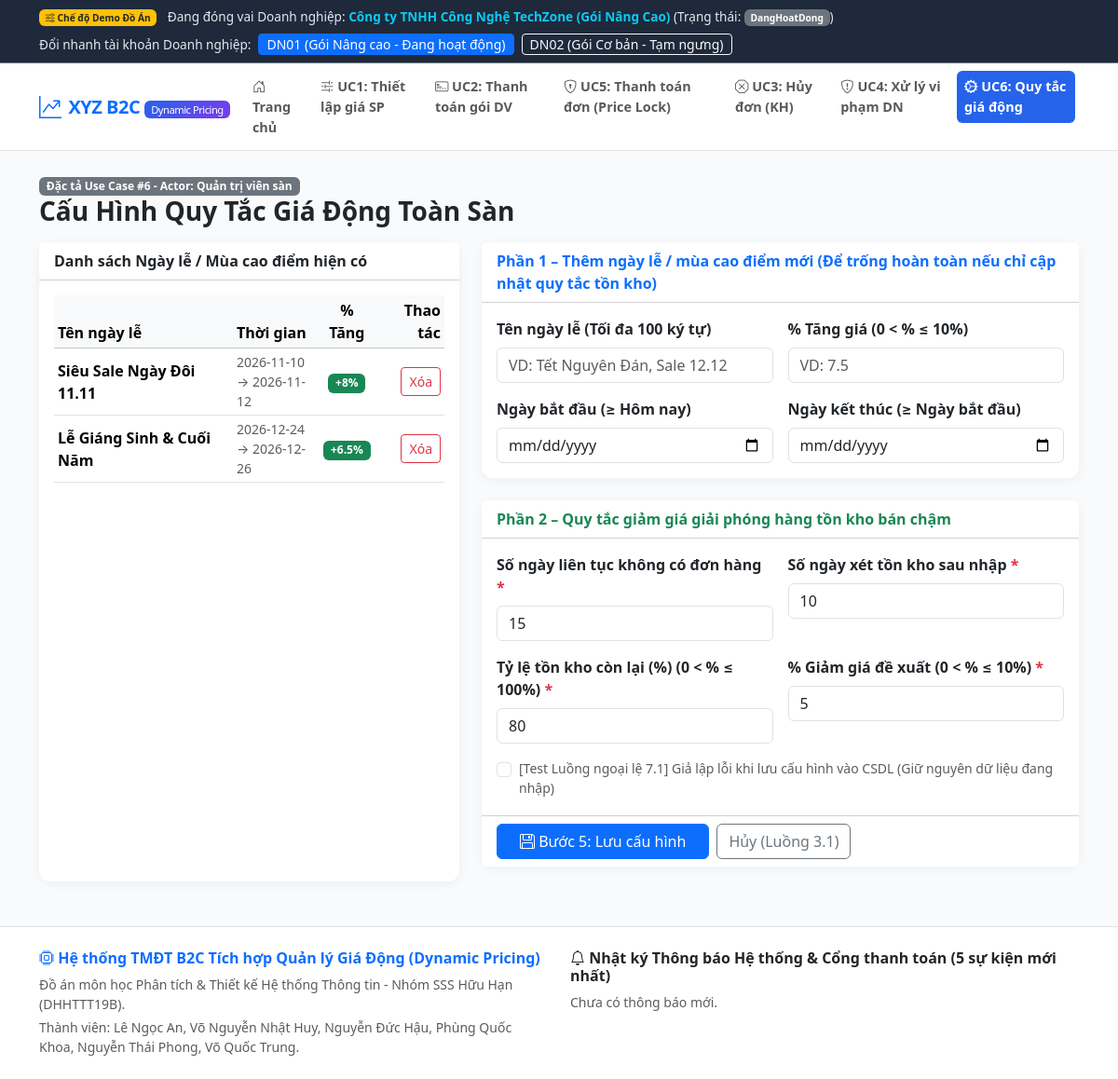
The page /uc6_cau_hinh_gia_dong.php on the database its author committed.
### tables this page shows
CREATE TABLE `doanhnghiep` (
  `id` varchar(20) NOT NULL,
  `tenDangNhap` varchar(50) NOT NULL,
  `tenDoanhNghiep` varchar(150) NOT NULL,
  `matKhau` varchar(255) NOT NULL,
  `giayPhepKinhDoanh` varchar(255) default NULL,
  `trangThaiHoSo` varchar(50) NOT NULL default 'DaPheDuyet',
  `trangThaiGianHang` varchar(50) NOT NULL default 'DangHoatDong',
  `lyDoTuChoi` text,
  `soLanViPham` int(11) NOT NULL default '0',
  `maSoThue` varchar(50) NOT NULL,
  `soDT` varchar(20) NOT NULL,
  `maGoiHienTai` varchar(20) default NULL,
  PRIMARY KEY  (`id`),
  UNIQUE KEY `tenDangNhap` (`tenDangNhap`),
  UNIQUE KEY `maSoThue` (`maSoThue`),
  KEY `maGoiHienTai` (`maGoiHienTai`)
);

CREATE TABLE `quytacgiadong` (
  `maQuyTac` int(11) NOT NULL auto_increment,
  `tenQuyTac` varchar(100) NOT NULL,
  `loaiQuyTac` varchar(50) NOT NULL,
  `mucDieuChinh` double NOT NULL,
  `ngayBatDau` date default NULL,
  `ngayKetThuc` date default NULL,
  `soNgayKhongDon` int(11) default NULL,
  `soNgayTinh` int(11) default NULL,
  `tyLeTonKhoConLai` double default NULL,
  PRIMARY KEY  (`maQuyTac`)
);

### uc6_cau_hinh_gia_dong.php (the view, shortened to what this page needs)
<?php
require_once 'includes/header.php';
$fieldErrors = array();
$stmtTK = $pdo->query("SELECT * FROM QuyTacGiaDong WHERE loaiQuyTac = 'TonKho' ORDER BY maQuyTac DESC LIMIT 1");
$rowTK = $stmtTK->fetch();
$quyTacTonKho = $rowTK ? $rowTK : array(
    'soNgayKhongDon' => 15,
    'soNgayTinh' => 10,
    'tyLeTonKhoConLai' => 80,
    'mucDieuChinh' => 5
);
$formNgayLe = array(
    'tenQuyTac' => isset($_POST['tenQuyTac']) ? $_POST['tenQuyTac'] : '',
    'ngayBatDau' => isset($_POST['ngayBatDau']) ? $_POST['ngayBatDau'] : '',
    'ngayKetThuc' => isset($_POST['ngayKetThuc']) ? $_POST['ngayKetThuc'] : '',
    'mucTangGia' => isset($_POST['mucTangGia']) ? $_POST['mucTangGia'] : ''
);
$formTonKho = array(
    'soNgayKhongDon' => isset($_POST['soNgayKhongDon']) ? $_POST['soNgayKhongDon'] : $quyTacTonKho['soNgayKhongDon'],
    'soNgayTinh' => isset($_POST['soNgayTinh']) ? $_POST['soNgayTinh'] : $quyTacTonKho['soNgayTinh'],
    'tyLeTonKhoConLai' => isset($_POST['tyLeTonKhoConLai']) ? $_POST['tyLeTonKhoConLai'] : $quyTacTonKho['tyLeTonKhoConLai'],
    'mucGiamGia' => isset($_POST['mucGiamGia']) ? $_POST['mucGiamGia'] : $quyTacTonKho['mucDieuChinh']
);
$dsNgayLe = $pdo->query("SELECT * FROM QuyTacGiaDong WHERE loaiQuyTac = 'NgayLe' ORDER BY ngayBatDau ASC")->fetchAll();
?>
<div class="mb-3">
    <span class="badge bg-secondary">Đặc tả Use Case #6 - Actor: Quản trị viên sàn</span>
    <h3 class="fw-bold mb-0">Cấu Hình Quy Tắc Giá Động Toàn Sàn</h3>
</div>
<form method="POST">
    <div class="row g-4">
        <div class="col-lg-5">
            <div class="card h-100">
                <div class="card-header bg-white fw-bold">Danh sách Ngày lễ / Mùa cao điểm hiện có</div>
                <div class="card-body">
                    <?php if (empty($dsNgayLe)): ?>
                        <p class="text-muted mb-0">Chưa có ngày lễ nào.</p>
                    <?php else: ?>
                        <div class="table-responsive">
                            <table class="table table-sm align-middle">
                                <thead class="table-light">
                                    <tr>
                                        <th>Tên ngày lễ</th>
                                        <th>Thời gian</th>
                                        <th class="text-center">% Tăng</th>
                                        <th class="text-end">Thao tác</th>
                                    </tr>
                                </thead>
                                <tbody>
                                    <?php foreach ($dsNgayLe as $nl): ?>
                                        <tr>
                                            <td class="fw-semibold"><?php echo htmlspecialchars($nl['tenQuyTac']); ?></td>
                                            <td class="small text-muted"><?php echo $nl['ngayBatDau']; ?> <br>→ <?php echo $nl['ngayKetThuc']; ?></td>
                                            <td class="text-center"><span class="badge bg-success">+<?php echo $nl['mucDieuChinh']; ?>%</span></td>
                                            <td class="text-end">
                                                <button type="submit" name="delete_holiday_id" value="<?php echo $nl['maQuyTac']; ?>"
                                                        class="btn btn-sm btn-outline-danger"
                                                        onclick="return confirm('Bạn có chắc muốn xóa ngày lễ này không?');">
                                                    Xóa
                                                </button>
                                            </td>
                                        </tr>
                                    <?php endforeach; ?>
                                </tbody>
                            </table>
                        </div>
                    <?php endif; ?>
                </div>
            </div>
        </div>
        <div class="col-lg-7">
            <div class="card mb-4">
                <div class="card-header bg-white fw-bold text-primary">
                    Phần 1 – Thêm ngày lễ / mùa cao điểm mới (Để trống hoàn toàn nếu chỉ cập nhật quy tắc tồn kho)
                </div>
                <div class="card-body">
                    <div class="row g-3">
                        <div class="col-md-6">
                            <label class="form-label fw-semibold">Tên ngày lễ (Tối đa 100 ký tự)</label>
                            <input type="text" name="tenQuyTac" class="form-control <?php echo isset($fieldErrors['tenQuyTac'])?'is-invalid':''; ?>"
                                   value="<?php echo htmlspecialchars($formNgayLe['tenQuyTac']); ?>" placeholder="VD: Tết Nguyên Đán, Sale 12.12">
                        </div>
                        <div class="col-md-6">
                            <label class="form-label fw-semibold">% Tăng giá (0 &lt; % ≤ 10%)</label>
                            <input type="text" name="mucTangGia" class="form-control <?php echo isset($fieldErrors['mucTangGia'])?'is-invalid':''; ?>"
                                   value="<?php echo htmlspecialchars($formNgayLe['mucTangGia']); ?>" placeholder="VD: 7.5">
                        </div>
                        <div class="col-md-6">
                            <label class="form-label fw-semibold">Ngày bắt đầu (≥ Hôm nay)</label>
                            <input type="date" name="ngayBatDau" class="form-control <?php echo isset($fieldErrors['ngayBatDau'])?'is-invalid':''; ?>"
                                   value="<?php echo htmlspecialchars($formNgayLe['ngayBatDau']); ?>">
                        </div>
                        <div class="col-md-6">
                            <label class="form-label fw-semibold">Ngày kết thúc (≥ Ngày bắt đầu)</label>
                            <input type="date" name="ngayKetThuc" class="form-control <?php echo isset($fieldErrors['ngayKetThuc'])?'is-invalid':''; ?>"
                                   value="<?php echo htmlspecialchars($formNgayLe['ngayKetThuc']); ?>">
                        </div>
                    </div>
                </div>
            </div>
            <div class="card mb-3">
                <div class="card-header bg-white fw-bold text-success">
                    Phần 2 – Quy tắc giảm giá giải phóng hàng tồn kho bán chậm
                </div>
                <div class="card-body">
                    <div class="row g-3">
                        <div class="col-md-6">
                            <label class="form-label fw-semibold">Số ngày liên tục không có đơn hàng <span class="text-danger">*</span></label>
                            <input type="text" name="soNgayKhongDon" class="form-control <?php echo isset($fieldErrors['soNgayKhongDon'])?'is-invalid':''; ?>"
                                   value="<?php echo htmlspecialchars((string)$formTonKho['soNgayKhongDon']); ?>">
                        </div>
                        <div class="col-md-6">
                            <label class="form-label fw-semibold">Số ngày xét tồn kho sau nhập <span class="text-danger">*</span></label>
                            <input type="text" name="soNgayTinh" class="form-control <?php echo isset($fieldErrors['soNgayTinh'])?'is-invalid':''; ?>"
                                   value="<?php echo htmlspecialchars((string)$formTonKho['soNgayTinh']); ?>">
                        </div>
                        <div class="col-md-6">
                            <label class="form-label fw-semibold">Tỷ lệ tồn kho còn lại (%) (0 &lt; % ≤ 100%) <span class="text-danger">*</span></label>
                            <input type="text" name="tyLeTonKhoConLai" class="form-control <?php echo isset($fieldErrors['tyLeTonKhoConLai'])?'is-invalid':''; ?>"
                                   value="<?php echo htmlspecialchars((string)$formTonKho['tyLeTonKhoConLai']); ?>">
                        </div>
                        <div class="col-md-6">
                            <label class="form-label fw-semibold">% Giảm giá đề xuất (0 &lt; % ≤ 10%) <span class="text-danger">*</span></label>
                            <input type="text" name="mucGiamGia" class="form-control <?php echo isset($fieldErrors['mucGiamGia'])?'is-invalid':''; ?>"
                                   value="<?php echo htmlspecialchars((string)$formTonKho['mucGiamGia']); ?>">
                        </div>
                    </div>
                    <div class="form-check mt-3">
                        <input class="form-check-input" type="checkbox" name="simulate_save_error_71" id="sim71">
                        <label class="form-check-label small text-muted" for="sim71">
                            [Test Luồng ngoại lệ 7.1] Giả lập lỗi khi lưu cấu hình vào CSDL (Giữ nguyên dữ liệu đang nhập)
                        </label>
                    </div>
                </div>
                <div class="card-footer bg-white d-flex gap-2">
                    <button type="submit" name="btn_save_config" class="btn btn-primary px-4">
                        <i class="bi bi-floppy"></i> Bước 5: Lưu cấu hình
                    </button>
                    <button type="submit" name="btn_cancel" class="btn btn-outline-secondary">
                        Hủy (Luồng 3.1)
                    </button>
                </div>
            </div>
        </div>
    </div>
</form>
<?php require_once 'includes/footer.php'; ?>

### includes/header.php (shortened to what this page needs)
<?php
require_once dirname(__FILE__) . '/../config/db.php';
$stmtSeller = $pdo->prepare("SELECT dn.*, g.tenGoi, g.coDynamicPricing FROM DoanhNghiep dn LEFT JOIN GoiDichVu g ON dn.maGoiHienTai = g.maGoi WHERE dn.id = ?");
$stmtSeller->execute(array($_SESSION['current_seller']));
$currentSellerInfo = $stmtSeller->fetch();
$currentPage = basename($_SERVER['PHP_SELF']);
?>
<!DOCTYPE html>
<html lang="vi">
<head>
    <link href="https://cdn.jsdelivr.net/npm/bootstrap@5.3.2/dist/css/bootstrap.min.css" rel="stylesheet">
    <link href="https://cdn.jsdelivr.net/npm/bootstrap-icons@1.11.1/font/bootstrap-icons.css" rel="stylesheet">
</head>
<body>
<div class="actor-bar py-2 border-bottom border-secondary">
    <div class="container d-flex flex-wrap justify-content-between align-items-center gap-2">
        <div>
            <span class="badge bg-warning text-dark me-2"><i class="bi bi-sliders"></i> Chế độ Demo Đồ Án</span>
            Đang đóng vai Doanh nghiệp:
            <strong class="text-info"><?php echo htmlspecialchars($currentSellerInfo['tenDoanhNghiep']); ?></strong>
            (Trạng thái: <span class="badge bg-secondary"><?php echo htmlspecialchars($currentSellerInfo['trangThaiGianHang']); ?></span>)
        </div>
        <div class="d-flex align-items-center gap-2">
            <span>Đổi nhanh tài khoản Doanh nghiệp:</span>
            <a href="?switch_seller=DN01" class="btn btn-sm <?php echo ($_SESSION['current_seller']=='DN01') ? 'btn-primary' : 'btn-outline-light'; ?> py-0">DN01 (Gói Nâng cao - Đang hoạt động)</a>
            <a href="?switch_seller=DN02" class="btn btn-sm <?php echo ($_SESSION['current_seller']=='DN02') ? 'btn-primary' : 'btn-outline-light'; ?> py-0">DN02 (Gói Cơ bản - Tạm ngưng)</a>
        </div>
    </div>
</div>
<nav class="navbar navbar-expand-xl navbar-light bg-white border-bottom sticky-top py-2">
    <div class="container">
        <a class="navbar-brand text-primary d-flex align-items-center gap-2" href="index.php">
            <i class="bi bi-graph-up-arrow fs-4"></i>
            <span>XYZ B2C <small class="badge badge-dp fw-normal" style="font-size:0.7rem;">Dynamic Pricing</small></span>
        </a>
        <div class="collapse navbar-collapse" id="mainNav">
            <ul class="navbar-nav ms-auto uc-nav">
                <li class="nav-item">
                    <a class="nav-link <?php echo ($currentPage=='index.php')?'active':''; ?>" href="index.php">
                        <i class="bi bi-house-door"></i> Trang chủ
                    </a>
                </li>
                <li class="nav-item">
                    <a class="nav-link <?php echo ($currentPage=='uc1_thiet_lap_gia.php')?'active':''; ?>" href="uc1_thiet_lap_gia.php">
                        <i class="bi bi-sliders2"></i> UC1: Thiết lập giá SP
                    </a>
                </li>
                <li class="nav-item">
                    <a class="nav-link <?php echo ($currentPage=='uc2_thanh_toan_goi.php')?'active':''; ?>" href="uc2_thanh_toan_goi.php">
                        <i class="bi bi-credit-card-2-front"></i> UC2: Thanh toán gói DV
                    </a>
                </li>
                <li class="nav-item">
                    <a class="nav-link <?php echo ($currentPage=='uc5_thanh_toan_don_hang.php')?'active':''; ?>" href="uc5_thanh_toan_don_hang.php">
                        <i class="bi bi-shield-lock"></i> UC5: Thanh toán đơn (Price Lock)
                    </a>
                </li>
                <li class="nav-item">
                    <a class="nav-link <?php echo ($currentPage=='uc3_huy_don_hang_kh.php')?'active':''; ?>" href="uc3_huy_don_hang_kh.php">
                        <i class="bi bi-x-octagon"></i> UC3: Hủy đơn (KH)
                    </a>
                </li>
                <li class="nav-item">
                    <a class="nav-link <?php echo ($currentPage=='uc4_xu_ly_vi_pham.php')?'active':''; ?>" href="uc4_xu_ly_vi_pham.php">
                        <i class="bi bi-shield-exclamation"></i> UC4: Xử lý vi phạm DN
                    </a>
                </li>
                <li class="nav-item">
                    <a class="nav-link <?php echo ($currentPage=='uc6_cau_hinh_gia_dong.php')?'active':''; ?>" href="uc6_cau_hinh_gia_dong.php">
                        <i class="bi bi-gear-wide-connected"></i> UC6: Quy tắc giá động
                    </a>
                </li>
            </ul>
        </div>
    </div>
</nav>
<div class="container my-4">

### includes/header.php (style rules this page uses)
body { background-color: #f8fafc; font-family: 'Segoe UI', system-ui, -apple-system, sans-serif; }
.navbar-brand { font-weight: 800; letter-spacing: -0.5px; }
.uc-nav .nav-link { font-size: 0.9rem; font-weight: 600; border-radius: 6px; margin-right: 4px; padding: 6px 12px; }
.uc-nav .nav-link.active { background-color: #2563eb; color: #fff !important; }
.card { border: none; border-radius: 12px; box-shadow: 0 2px 12px rgba(0,0,0,0.05); }
.badge-dp { background: linear-gradient(135deg, #2563eb, #7c3aed); color: white; }
.actor-bar { background: #1e293b; color: #e2e8f0; font-size: 0.85rem; }

### rows shown on the page
doanhnghiep: tenDoanhNghiep "Công ty TNHH Công Nghệ TechZone (Gói Nâng Cao)", trangThaiGianHang "DangHoatDong"
quytacgiadong: tenQuyTac "Siêu Sale Ngày Đôi 11.11", ngayBatDau "2026-11-10", ngayKetThuc "2026-11-12", mucDieuChinh "8", $nl['maQuyTac'] 2 (drawn)
quytacgiadong: tenQuyTac "Lễ Giáng Sinh & Cuối Năm", ngayBatDau "2026-12-24", ngayKetThuc "2026-12-26", mucDieuChinh "6.5", $nl['maQuyTac'] 3 (drawn)
quytacgiadong: soNgayKhongDon "15", soNgayTinh "10", tyLeTonKhoConLai "80", mucGiamGia "5"
